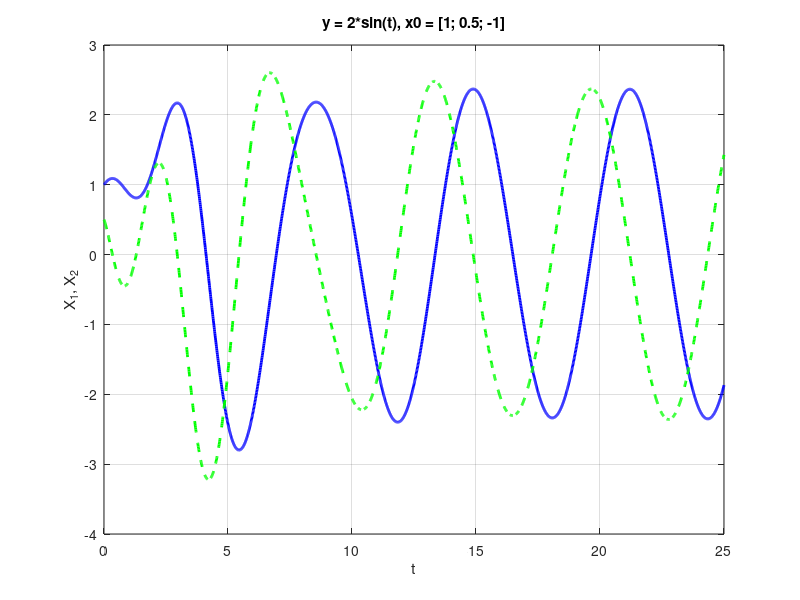

The MATLAB script that drew this image:
clc;            % Очистка командного окна
clear all;      % Очистка всех переменных из рабочей области
close all;      % Закрытие всех открытых графиков

% Задание параметров системы
a0 = 5;
a1 = 4;
a2 = 2;
a3 = 1;
b0 = 5;

% Приведение системы к форме Коши
A = [0,      1,       0;
     0,      0,       1;
     -a0/a3, -a1/a3,  -a2/a3];

B = [0; 
     0; 
     b0/a3];

% Параметры моделирования
T = 25;                     % Общее время моделирования
h = 1e-2;                   % Шаг по времени
t = linspace(0, T, T/h);    % Временной вектор
x = zeros(3, length(t));    % Инициализация матрицы состояния

% Воздействие на систему
y = @(tx) 2 * sin(tx);      % Функция воздействия

% Начальные условия
x(:, 1) = [1; 0.5; -1];     % Начальные значения для x1, x2, x3

% Моделирование с использованием метода Рунге-Кутты 4-го порядка
for k = 2:length(t)
    % Вычисление первого приближения с учетом воздействия
    F1 = A * x(:, k-1) + B * y(t(k-1));

    % Вычисление второго приближения
    F2 = A * (x(:, k-1) + 2/3 * h * F1) + B * y(t(k-1) + 2/3 * h);

    % Обновление состояния
    x(:, k) = x(:, k-1) + h/4 * (F1 + 3 * F2);
end

% Построение графиков
figure;
plot(t, x(1, :), '-', 'Color', 'blue', 'LineWidth', 2);     % График x1
hold on;                                                    % Удерживаем текущую фигуру
plot(t, x(2, :), '--', 'Color', 'green', 'LineWidth', 2);   % График x2
grid on;                                                    % Включение сетки
xlabel('t');                                                % Подпись оси X
ylabel('X_1, X_2');                                         % Подпись оси Y
title('y = 2*sin(t), x0 = [1; 0.5; -1]');                   % Заголовок графика
